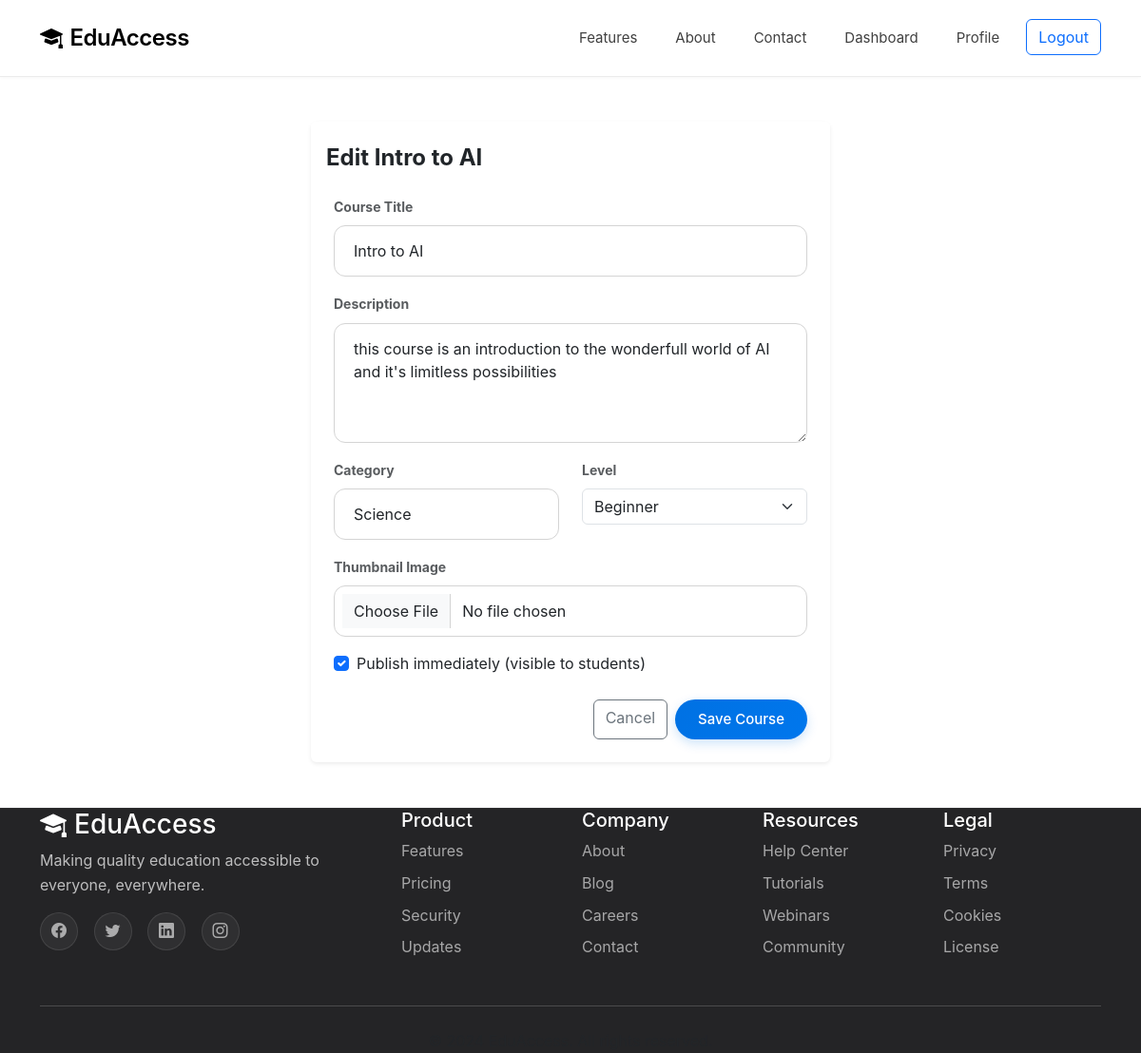
/courses/2/edit/ (signed in), run on the app's committed database.
### core/models.py (models this page shows, shortened)
class Course(models.Model):
    title = models.CharField(max_length=200)
    description = models.TextField()
    educator = models.ForeignKey(
        settings.AUTH_USER_MODEL,
        on_delete=models.CASCADE,
        related_name='courses_created'
    )
    created_at = models.DateTimeField(auto_now_add=True)
    updated_at = models.DateTimeField(auto_now=True)
    is_published = models.BooleanField(default=False)
    thumbnail = models.ImageField(upload_to='course_thumbnails/', blank=True, null=True)
    category = models.CharField(max_length=100, blank=True)
    level = models.CharField(
        max_length=20,
        choices=[
            ('beginner', 'Beginner'),
            ('intermediate', 'Intermediate'),
            ('advanced', 'Advanced'),
        ],
        default='beginner'
    )
    class Meta:
        ordering = ['-created_at']

### core/views.py (the view)
# urls.py: path('courses/<int:course_id>/edit/', views.course_edit, name='course_edit'),
@login_required
def course_edit(request, course_id):
    course = get_object_or_404(Course, id=course_id)
    if request.user != course.educator:
        messages.error(request, "You do not have permission to edit this course.")
        return redirect('core:course_detail', course_id=course.id)
    from .forms import CourseForm
    if request.method == 'POST':
        form = CourseForm(request.POST, request.FILES, instance=course)
        if form.is_valid():
            form.save()
            messages.success(request, "Course updated successfully!")
            return redirect('core:course_detail', course_id=course.id)
    else:
        form = CourseForm(instance=course)
    return render(request, 'core/course_form.html', {'form': form, 'title': f'Edit {course.title}'})

### core/forms.py
class CourseForm(forms.ModelForm):
    class Meta:
        model = Course
        fields = ['title', 'description', 'category', 'level', 'thumbnail', 'is_published']
        widgets = {
            'title': forms.TextInput(attrs={'class': 'form-control'}),
            'description': forms.Textarea(attrs={'class': 'form-control', 'rows': 4}),
            'category': forms.TextInput(attrs={'class': 'form-control'}),
            'level': forms.Select(attrs={'class': 'form-select'}),
            'thumbnail': forms.FileInput(attrs={'class': 'form-control'}),
            'is_published': forms.CheckboxInput(attrs={'class': 'form-check-input'}),
        }

### templates/core/course_form.html (shortened to what this page needs)
{% extends 'base.html' %} {% block title %}{{ title }} - EduAccess{% endblock %}
{% block content %}
<div class="container my-5" style="padding-top: 80px">
  <div class="row justify-content-center">
    <div class="col-md-8 col-lg-6">
      <div class="card shadow-sm border-0">
        <div class="card-header bg-white border-bottom-0 pt-4 pb-0">
          <h2 class="h4 mb-0 fw-bold">{{ title }}</h2>
        </div>
        <div class="card-body p-4">
          <form method="POST" enctype="multipart/form-data">
            <div class="mb-3">
              <label class="form-label text-muted small fw-bold"
                >Course Title</label
              >
              {{ form.title }}
            </div>
            <div class="mb-3">
              <label class="form-label text-muted small fw-bold"
                >Description</label
              >
              {{ form.description }}
            </div>
            <div class="row">
              <div class="col-md-6 mb-3">
                <label class="form-label text-muted small fw-bold"
                  >Category</label
                >
                {{ form.category }}
              </div>
              <div class="col-md-6 mb-3">
                <label class="form-label text-muted small fw-bold">Level</label>
                {{ form.level }}
              </div>
            </div>
            <div class="mb-3">
              <label class="form-label text-muted small fw-bold"
                >Thumbnail Image</label
              >
              {{ form.thumbnail }}
            </div>
            <div class="mb-4 form-check">
              {{ form.is_published }}
              <label
                class="form-check-label"
                for="{{ form.is_published.id_for_label }}"
              >
                Publish immediately (visible to students)
              </label>
            </div>
            <div class="d-grid gap-2 d-md-flex justify-content-md-end">
              <a
                href="{% url 'core:dashboard' %}"
                class="btn btn-outline-secondary"
                >Cancel</a
              >
              <button type="submit" class="btn btn-primary px-4">
                Save Course
              </button>
            </div>
          </form>
        </div>
      </div>
    </div>
  </div>
</div>
{% endblock %}

### static/css/style.css (style rules this page uses)
:root { --color-black: #000000; --color-white: #ffffff; --color-gray-50: #fafafa; --color-gray-100: #f5f5f5; --color-gray-200: #e5e5e5; --color-gray-300: #d4d4d4; --color-gray-400: #a3a3a3; --color-gray-500: #737373; --color-gray-600: #525252; --color-gray-700: #404040; --color-gray-800: #262626; --color-gray-900: #171717; --color-blue-accent: #0071e3; --color-blue-hover: #0077ed; --color-blue-glow: rgba(0, 113, 227, 0.3); --transition: all 0.4s cubic-bezier(0.4, 0, 0.2, 1); --transition-fast: all 0.2s cubic-bezier(0.4, 0, 0.2, 1); }
* { margin: 0; padding: 0; box-sizing: border-box; }
body { font-family: -apple-system, BlinkMacSystemFont, "SF Pro Display", "Segoe UI", "Roboto", "Helvetica Neue", Arial, sans-serif; background-color: var(--color-white); color: var(--color-black); overflow-x: hidden; line-height: 1.6; -webkit-font-smoothing: antialiased; -moz-osx-font-smoothing: grayscale; }
.btn-primary { background: linear-gradient( 135deg, var(--color-blue-accent) 0%, #0077ed 100% ); border: none; border-radius: 980px; padding: 0.625rem 1.5rem; font-weight: 500; font-size: 0.9375rem; color: white; transition: var(--transition); position: relative; overflow: hidden; box-shadow: 0 4px 12px rgba(0, 113, 227, 0.2); }
.btn-primary::before { content: ""; position: absolute; top: 0; left: 0; width: 100%; height: 100%; background: linear-gradient( 135deg, rgba(255, 255, 255, 0.1) 0%, rgba(255, 255, 255, 0) 100% ); opacity: 0; transition: var(--transition-fast); }
.form-control { border: 1.5px solid var(--color-gray-300); border-radius: 12px; padding: 0.875rem 1.25rem; transition: var(--transition-fast); font-size: 1rem; }
.form-control::placeholder { color: var(--color-gray-400); }

### data on the page
Course: title "Intro to AI", description "this course is an introduction to the wonderfull world of AI and it's limitless possibilities", category "Science", level "Beginner", is_published "☑"

### other printed values
{{ title }} "Edit Intro to AI"
